Frame 1 (no input): blank canvas, image omitted
Frame 60 (the mouse pressed at the canvas centre just before this capture): blank canvas, image omitted
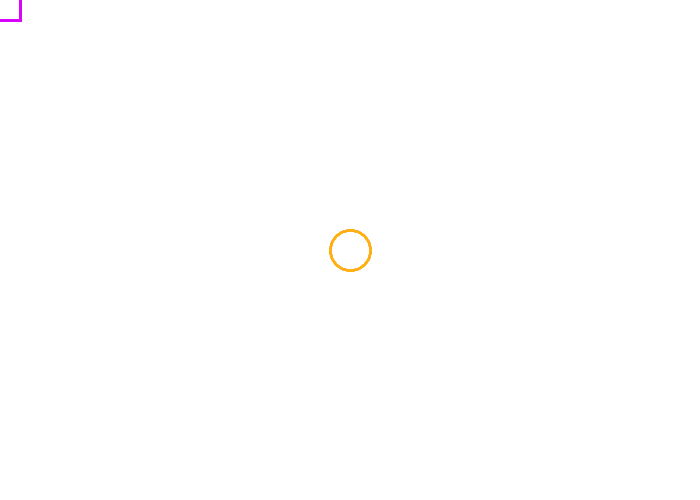
Frame 120 (the mouse held since frame 60 and released just before this capture)

The Processing sketch whose frames 1 and 60 were blank and that drew this single picture after the mouse press (run headless with seeded random() and noise(); from frame 60 on, the mouse is pressed at the canvas centre):

// Processing sketch: aloha_ifElse
// ── aloha_ifElse.pde
void setup() {
  size(700, 500);
  background(255);
  noFill();
  strokeWeight(2);
}

void draw() {
  if (mousePressed) {
    stroke(255, 171, 13, 50);
    ellipse(mouseX, mouseY, 40, 40);
  } else {
    stroke(216, 0, 250, 50);
    rectMode(CENTER);
    rect(mouseX, mouseY, 40, 40);
  }
}
